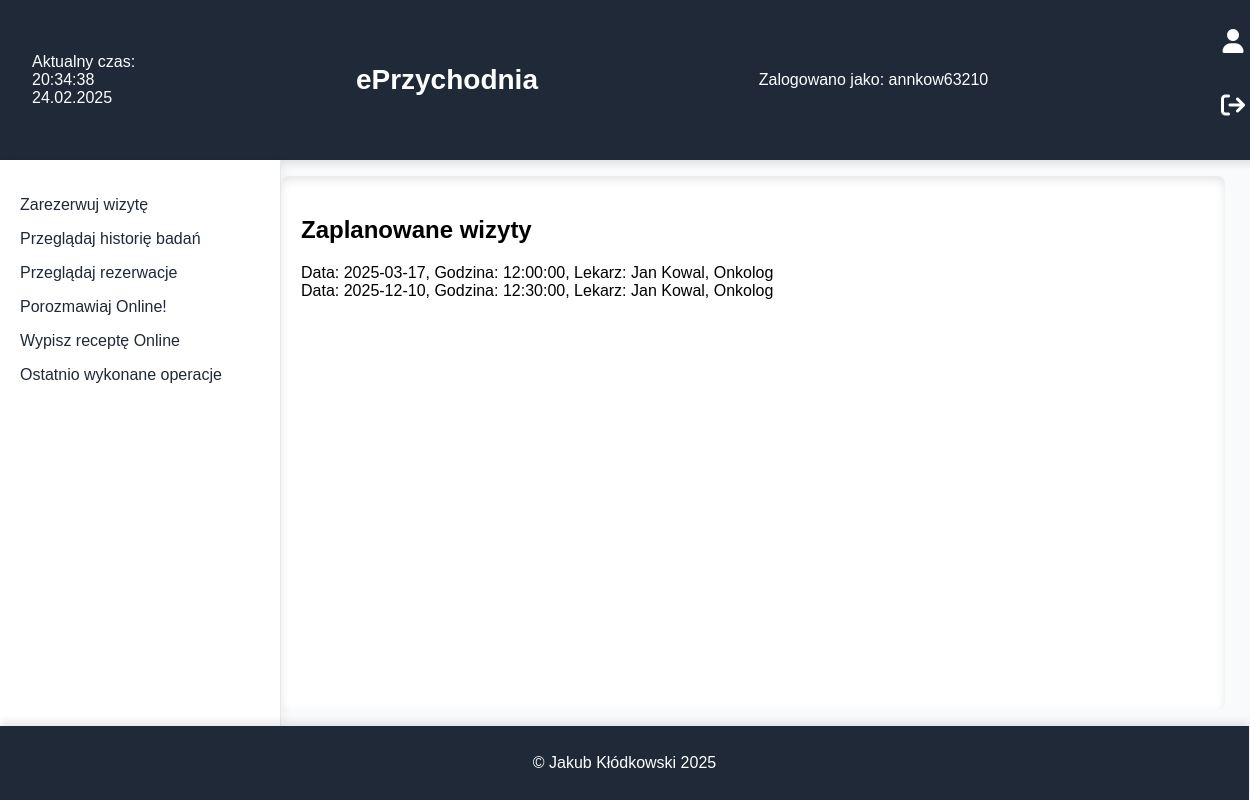
/przegladaj_rezerwacje.php, run on the app's committed database.
### tables this page shows
CREATE TABLE `zalogowani` (
  `login` char(11) DEFAULT NULL,
  `haslo` varchar(100) DEFAULT NULL,
  `kto` varchar(100) DEFAULT NULL
);

CREATE TABLE `rezerwacje` (
  `id_pacjenta` int(10) UNSIGNED DEFAULT NULL,
  `data` date DEFAULT NULL,
  `godzina` time DEFAULT NULL,
  `id_lekarza` int(10) UNSIGNED DEFAULT NULL
);

CREATE TABLE `pracownik` (
  `id_lekarza` int(10) UNSIGNED NOT NULL,
  `Imie` varchar(50) DEFAULT NULL,
  `Nazwisko` varchar(50) DEFAULT NULL,
  `Specjalizacja` varchar(100) DEFAULT NULL,
  `PWZ` varchar(100) DEFAULT NULL,
  `tel` char(9) DEFAULT NULL,
  `email` varchar(100) DEFAULT NULL,
  `stanowisko` varchar(100) NOT NULL,
  `login` char(9) DEFAULT NULL,
  `haslo` varchar(100) DEFAULT NULL
);

### przegladaj_rezerwacje.php (the view, shortened to what this page needs)
<!DOCTYPE html>
<html lang="pl">
<head>
    <link rel="stylesheet" href="https://cdnjs.cloudflare.com/ajax/libs/font-awesome/6.4.2/css/all.min.css">
    <link rel="stylesheet" href="style.css">
</head>
<body>
    <header>
    <div id="data"></div>
        <h1 class="text-xl font-bold text-center flex-1"><a href="index.php">ePrzychodnia</a></h1>
        <?php
            require 'wyswietl_logowanie.php';
        ?>
        <div>
        <form action="zaloguj.php">
    <button class="icon-button"><i class="fa-solid fa-user"></i></button>
</form>
<form action="wyloguj.php">
    <button class="icon-button"><i class="fa fa-sign-out"></i></button>
</form>
<?php
    require 'wyswietl_navbar.php';
?>
        </nav>
        <main>
            <div class="index-content">
                <?php
                    $connect = mysqli_connect("localhost", "root", "", "eprzychodnia");
                    $query="select `kto`,`login` from `zalogowani`";
                    $res=mysqli_query($connect,$query);
                    $row=mysqli_fetch_assoc($res);
                    if($row['kto']=="pacjent"){
                        echo "<h2>Zaplanowane wizyty</h2>";
                        $query6 = "SELECT `id_pacjenta` FROM `pacjenci` WHERE `login`='" . $row['login'] . "'";
                        $res6 = mysqli_query($connect, $query6);
                        if ($row3 = mysqli_fetch_assoc($res6)) {
                            $query1 = "SELECT `data`, `godzina`, `imie`, `nazwisko`, `specjalizacja`
                                       FROM `rezerwacje`
                                       INNER JOIN `pracownik` ON `pracownik`.`id_lekarza` = `rezerwacje`.`id_lekarza`
                                       WHERE `id_pacjenta` = " . $row3['id_pacjenta'];
                            $res1 = mysqli_query($connect, $query1);
                            if (mysqli_num_rows($res1) > 0) {
                                while ($row1 = mysqli_fetch_assoc($res1)) {
                                    echo "Data: " . $row1['data'] . ", Godzina: " . $row1['godzina'] . ", Lekarz: " . $row1['imie'] . " " . $row1['nazwisko'] . ", " . $row1['specjalizacja'] . "<br>";
                                }
                            } else {
                                echo "Nie masz zaplanowanych wizyt!";
                            }
                        } else {
                            echo "Błąd: Nie znaleziono pacjenta!";
                        }
                    }
                ?>
            </div>
        </main>
    </div>
    <footer>
        <p>&copy; Jakub Kłódkowski 2025</p>
    </footer>
</body>
</html>

### wyswietl_logowanie.php (shortened to what this page needs)
<?php
            $connect = mysqli_connect("localhost", "root", "", "eprzychodnia");
            $query0 = "SELECT `login` FROM `zalogowani` LIMIT 1";
            $result = mysqli_query($connect, $query0);
            if ($result && mysqli_num_rows($result) > 0) {
                $row = mysqli_fetch_assoc($result);
                $log = $row['login'];
                echo "Zalogowano jako: " . htmlspecialchars($log);
            } else {
                echo "Nie zalogowano.";
            }
        ?>

### style.css (style rules this page uses)
body { display: flex; flex-direction: column; height: 100vh; margin: 0; width: 98vw; overflow-x: hidden; font-family: "Noto Sans Regular", sans-serif; background-color: #f9fafb; }
header { background-color: #1f2937; color: white; padding: 16px 32px; width: 100%; display: flex; justify-content: space-between; align-items: center; box-shadow: 0px 4px 8px rgba(0, 0, 0, 0.1); }
header h1 { font-family: "Noto Sans Extralight", sans-serif; font-size: 1.75rem; }
main { flex: 1; padding: 20px; background-color: #ffffff; box-shadow: inset 0px 4px 10px rgba(0, 0, 0, 0.1); border-radius: 8px; margin: 16px 0; }
footer { background-color: #1f2937; color: white; text-align: center; padding: 12px; width: 100%; box-shadow: 0px -4px 8px rgba(0, 0, 0, 0.1); }
.icon-button { color: white; font-size: 1.5rem; background: none; border: none; cursor: pointer; }
h1 > a { text-decoration: none; color: white; }
form { display: flex; flex-direction: column; gap: 16px; }
input, select, textarea, button { padding: 12px; font-size: 1rem; border: 1px solid #e5e7eb; border-radius: 8px; background-color: #ffffff; transition: all 0.3s ease-in-out; }
button { background-color: #1f2937; color: white; border: none; cursor: pointer; transition: background-color 0.3s ease, transform 0.2s ease; }
form > * { margin-bottom: 12px; }

### data on the page
zalogowani: login "annkow63210"
rezerwacje: data "2025-03-17", godzina "12:00:00", pracownik.Imie "Jan", pracownik.Nazwisko "Kowal", pracownik.Specjalizacja "Onkolog"
rezerwacje: data "2025-12-10", godzina "12:30:00", pracownik.Imie "Jan", pracownik.Nazwisko "Kowal", pracownik.Specjalizacja "Onkolog"
